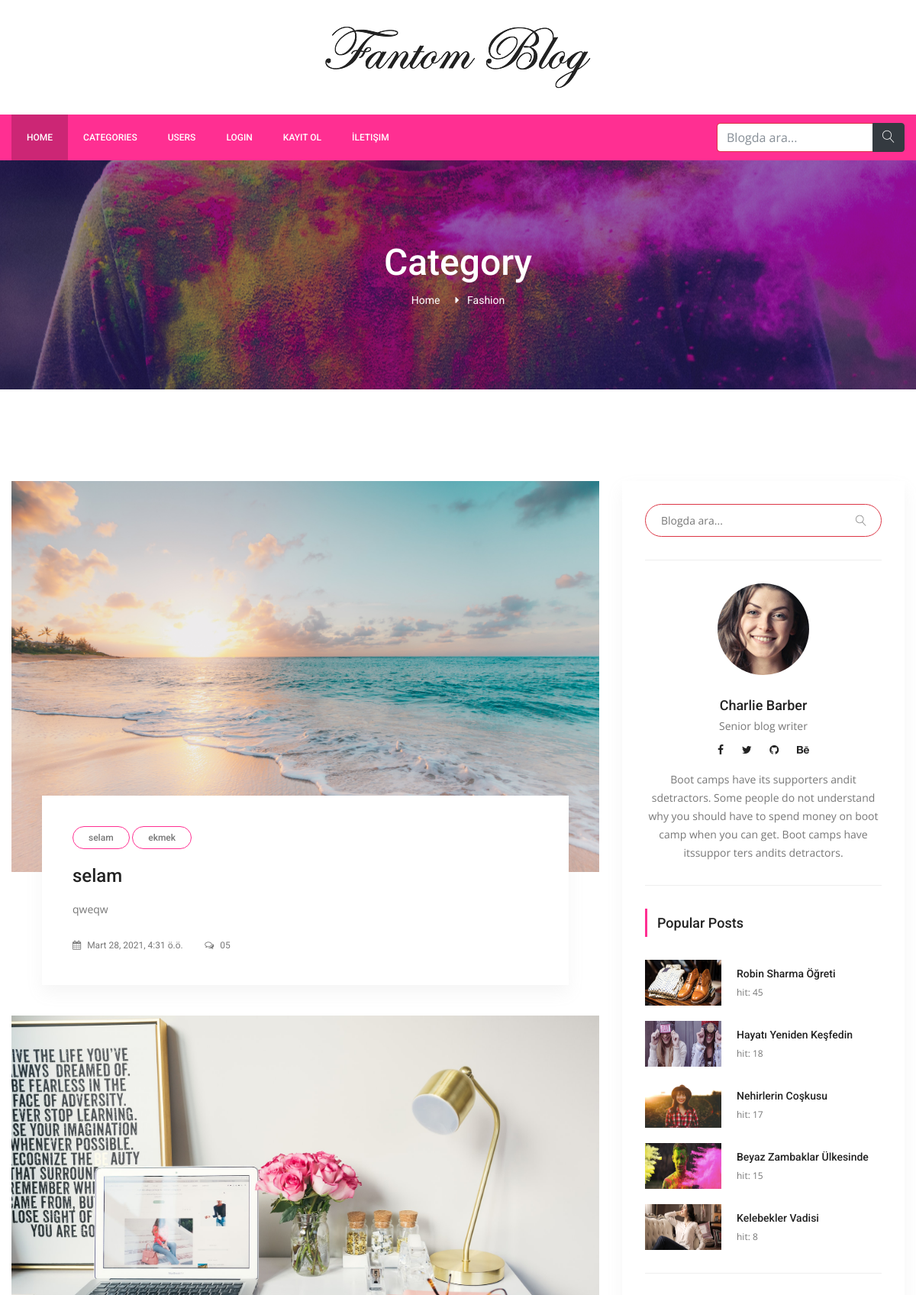
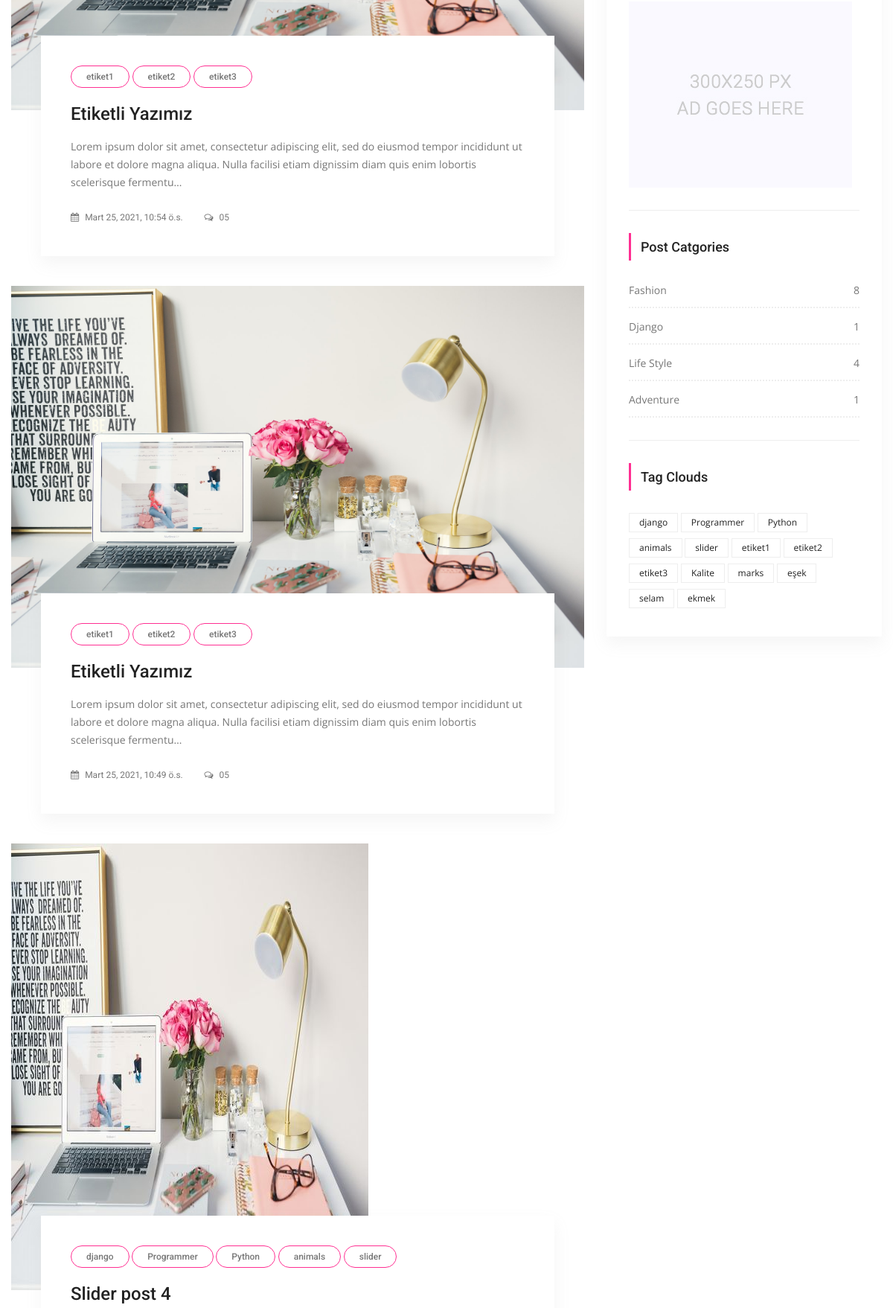
/category/1/fashion (upper part), run on the app's committed database (2 pictures, top to bottom).
### posts/models.py (models this page shows, shortened)
class Category(models.Model):
    title = models.CharField(max_length=250)
    slug = models.SlugField(editable=False)
    def post_count(self):
        return self.posts.all().count() #posts -> related_name="posts" dan geliyor..

class Post(models.Model):
    title = models.CharField(max_length=150)
    content = models.TextField()
    publishing_date = models.DateTimeField(auto_now_add=True)
    image = models.ImageField(null=True,blank=True, upload_to='resimler/',default="resimler/sean-o-KMn4VEeEPR8-unsplash.jpg")
    user = models.ForeignKey(settings.AUTH_USER_MODEL, on_delete=models.CASCADE, default=1)#ForeignKey -> 1'e çok yani, 1 kullanıcı bir sürü yazı ekleyebilir ilişkisi
    slug = models.SlugField(default="slug", editable=False)
    category = models.ForeignKey(Category,on_delete=models.CASCADE, default=1, related_name="posts")#1 Category'nin ->BİR SÜRÜ POSTU OLABİLİR , category -> one, Post Many
    tag = models.ManyToManyField(Tag,related_name="posts", blank=True)
    slider_post = models.BooleanField(default=False)
    hit=models.PositiveIntegerField(default=0)
    class Meta:
        ordering = ['-id']

class Tag(models.Model):
    title = models.CharField(max_length = 50)
    slug = models.SlugField(editable = False )
    def __str__(self):
        return self.title

### posts/views.py (the view)
# urls.py: path('category/<int:pk>/<slug:slug>',CategoryDetail.as_view(), name='category_detail'),
class CategoryDetail(ListView):
    model = Post # Postları listeyeceğiz
    template_name = 'categories/category_detail.html'
    context_object_name = 'posts'
    paginate_by = 5
    def get_queryset(self):
        self.category= get_object_or_404(Category,pk=self.kwargs['pk'])
        return Post.objects.filter(category=self.category).order_by('-id')
    def get_context_data(self, **kwargs):
        context= super(CategoryDetail, self).get_context_data(**kwargs)
        self.category = get_object_or_404(Category,pk=self.kwargs['pk'])
        context['category'] = self.category
        return context

### posts/templatetags/custom_tags.py (called while the page is built)
@register.simple_tag(name="categories")
def all_categories():
    return Category.objects.all()

@register.simple_tag(name="tags")
def all_tags():
    return Tag.objects.all()

@register.simple_tag(name="hit_posts")
def hit_posts():
    return Post.objects.order_by('-hit')[:5] # 5 tane post gösterir.

### templates/categories/category_detail.html (shortened to what this page needs)
{% extends 'base.html' %}
{% load static %}
    {% block content %}
        <section class="banner_area">
            <div class="banner_inner d-flex align-items-center">
            	<div class="overlay bg-parallax" data-stellar-ratio="0.9" data-stellar-vertical-offset="0" data-background=""></div>
				<div class="container">
					<div class="banner_content text-center">
						<h2>Category</h2>
						<div class="page_link">
							<a href="{% url 'index' %}">Home</a>
                            <a href="#">{{ category.title }}</a>
						</div>
					</div>
				</div>
            </div>
        </section>
        <section class="blog_area p_120">
            <div class="container">
                <div class="row">
                    <div class="col-lg-8">
                        <div class="blog_left_sidebar">
                        {% for post in posts %}
                            <article class="blog_style1">
                            	<div class="blog_img">
                            		<img class="img-fluid" src="{{ post.image.url }}" alt="">
                            	</div>
                            	<div class="blog_text">
									<div class="blog_text_inner">
                                        {% for tag in post.tag.all %}
										<a class="cat" href="{% url 'tag_detail' tag.slug %}">{{ tag.title }}</a>
                                        {% endfor %}
										<a href="{% url 'detail' pk=post.id slug=post.slug %}"><h4>{{ post.title }}</h4></a>
										<p>{{ post.content | safe | truncatechars_html:200 }}</p>
										<div class="date">
											<a href="#"><i class="fa fa-calendar" aria-hidden="true"></i> {{ post.publishing_date }}</a>
											<a href="#"><i class="fa fa-comments-o" aria-hidden="true"></i> 05</a>
										</div>
									</div>
                            	</div>
                            </article>
                        {% endfor %}
                       </div>
                    </div>
                    {% include 'right_side.html' %}
                </div>
            </div>
        </section>
   {% endblock %}

### templates/right_side.html
{% load static %}
{% load custom_tags %}
  <div class="col-lg-4">
            <div class="blog_right_sidebar">
                <aside class="single_sidebar_widget search_widget">
                    <form action="{% url 'search' %}" method="get">
                    <div class="input-group ">
                            <input type="text" class="form-control border-danger" placeholder="Blogda ara..." name="q">
                            <span class="input-group-btn">
                                <button class="btn btn-default" type="button"><i class="lnr lnr-magnifier"></i></button>
                            </span>
                    </div> </form>
                    <div class="br"></div>
                </aside>
                <aside class="single_sidebar_widget author_widget">
                    <img class="author_img rounded-circle" src="{% static "img/blog/author.png" %}" alt="">
                    <h4>Charlie Barber</h4>
                    <p>Senior blog writer</p>
                    <div class="social_icon">
                        <a href="#"><i class="fa fa-facebook"></i></a>
                        <a href="#"><i class="fa fa-twitter"></i></a>
                        <a href="#"><i class="fa fa-github"></i></a>
                        <a href="#"><i class="fa fa-behance"></i></a>
                    </div>
                    <p>Boot camps have its supporters andit sdetractors. Some people do not understand why you should have to spend money on boot camp when you can get. Boot camps have itssuppor ters andits detractors.</p>
                    <div class="br"></div>
                </aside>
                <aside class="single_sidebar_widget popular_post_widget">
                    <h3 class="widget_title">Popular Posts</h3>
                    {% hit_posts as posts %}
                    {% for post in posts %}
                        <div class="media post_item">
                        <img src="{{ post.image.url }}" alt="post" style="width:100px;height:60px;">
                        <div class="media-body">
                            <a href="{% url 'detail'  post.id post.slug %}"><h3>{{ post.title }}</h3></a>
                            <p>hit: {{ post.hit }}</p>
                        </div>
                    </div>
                    {% endfor %}
                    <div class="br"></div>
                </aside>
                <aside class="single_sidebar_widget">
                    <a href="#"><img class="img-fluid" src="{% static "img/blog/add.jpg" %}" alt=""></a>
                    <div class="br"></div>
                </aside>
                <aside class="single_sidebar_widget post_category_widget">
                    <h4 class="widget_title">Post Catgories</h4>
                    <ul class="list cat-list">
                       {% categories as categories %}
                        {% for category in categories %}
                        <li>
                            <a href="{% url 'category_detail' pk=category.id slug=category.slug %}" class="d-flex justify-content-between">
                                <p>{{ category.title }}</p>
                                <p>{{ category.post_count }}</p>
                            </a>
                        </li>
                        {% endfor %}
                    </ul>
                    <div class="br"></div>
                </aside>
                <aside class="single-sidebar-widget tag_cloud_widget">
                    <h4 class="widget_title">Tag Clouds</h4>
                    <ul class="list">
                        {% tags as etiketler %}
                        {% for etiket in etiketler %}
                        <li><a href="{% url 'tag_detail' etiket.slug %}">{{ etiket }}</a></li>
                        {% endfor %}
                    </ul>
                </aside>
            </div>
        </div>

### data on the page
Category: title "Fashion", post_count "8"
Post: image (picture), title "selam", content "qweqw", publishing_date "Mart 28, 2021, 4:31 ö.ö."
Tag: title "selam"
Tag: title "ekmek"
Post: image (picture), title "Etiketli Yazımız", content "Lorem ipsum dolor sit amet, consectetur adipiscing elit, sed do eiusmod tempor incididunt ut labore et dolore magna aliqua. Nulla facilisi etiam dignissim diam quis enim lobortis scelerisque fermentu…", publishing_date "Mart 25, 2021, 10:54 ö.s."
Tag: title "etiket1"
Tag: title "etiket2"
Tag: title "etiket3"
Post: image (picture), title "Etiketli Yazımız", content "Lorem ipsum dolor sit amet, consectetur adipiscing elit, sed do eiusmod tempor incididunt ut labore et dolore magna aliqua. Nulla facilisi etiam dignissim diam quis enim lobortis scelerisque fermentu…", publishing_date "Mart 25, 2021, 10:49 ö.s."
Post: image (picture), title "Slider post 4"
Tag: title "django"
Tag: title "Programmer"
Tag: title "Python"
Tag: title "animals"
Tag: title "slider"
Post: image (picture), title "Robin Sharma Öğreti", hit "45"
Post: image (picture), title "Hayatı Yeniden Keşfedin", hit "18"
Post: image (picture), title "Nehirlerin Coşkusu", hit "17"
Post: image (picture), title "Beyaz Zambaklar Ülkesinde", hit "15"
Post: image (picture), title "Kelebekler Vadisi", hit "8"
Category: title "Django", post_count "1"
Category: title "Life Style", post_count "4"
Category: title "Adventure", post_count "1"
Tag: title "Kalite"
Tag: title "marks"
Tag: title "eşek"
